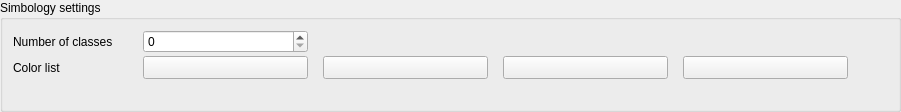
    <widget class="QgsCollapsibleGroupBox" name="mGroupBox_5">
     <property name="sizePolicy">
      <sizepolicy hsizetype="MinimumExpanding" vsizetype="Fixed">
       <horstretch>0</horstretch>
       <verstretch>0</verstretch>
      </sizepolicy>
     </property>
     <property name="minimumSize">
      <size>
       <width>0</width>
       <height>0</height>
      </size>
     </property>
     <property name="maximumSize">
      <size>
       <width>16777215</width>
       <height>16777215</height>
      </size>
     </property>
     <property name="title">
      <string>Simbology settings</string>
     </property>
     <layout class="QVBoxLayout" name="verticalLayout_9">
      <property name="spacing">
       <number>5</number>
      </property>
      <property name="leftMargin">
       <number>10</number>
      </property>
      <property name="topMargin">
       <number>10</number>
      </property>
      <property name="rightMargin">
       <number>10</number>
      </property>
      <property name="bottomMargin">
       <number>10</number>
      </property>
      <item>
       <layout class="QVBoxLayout" name="verticalLayout_10">
        <property name="spacing">
         <number>3</number>
        </property>
        <item>
         <layout class="QHBoxLayout" name="horizontalLayout_21">
          <property name="spacing">
           <number>0</number>
          </property>
          <item>
           <widget class="QLabel" name="binsLabel_2">
            <property name="minimumSize">
             <size>
              <width>100</width>
              <height>0</height>
             </size>
            </property>
            <property name="styleSheet">
             <string notr="true">font: 8pt &quot;MS Shell Dlg 2&quot;;</string>
            </property>
            <property name="text">
             <string>Number of classes</string>
            </property>
           </widget>
          </item>
          <item>
           <spacer name="horizontalSpacer_33">
            <property name="orientation">
             <enum>Qt::Horizontal</enum>
            </property>
            <property name="sizeType">
             <enum>QSizePolicy::Fixed</enum>
            </property>
            <property name="sizeHint" stdset="0">
             <size>
              <width>30</width>
              <height>20</height>
             </size>
            </property>
           </spacer>
          </item>
          <item>
           <widget class="QSpinBox" name="classesSpinBox">
            <property name="minimumSize">
             <size>
              <width>165</width>
              <height>18</height>
             </size>
            </property>
           </widget>
          </item>
          <item>
           <spacer name="horizontalSpacer_34">
            <property name="orientation">
             <enum>Qt::Horizontal</enum>
            </property>
            <property name="sizeHint" stdset="0">
             <size>
              <width>40</width>
              <height>20</height>
             </size>
            </property>
           </spacer>
          </item>
         </layout>
        </item>
        <item>
         <layout class="QHBoxLayout" name="horizontalLayout_22">
          <property name="spacing">
           <number>0</number>
          </property>
          <item>
           <widget class="QLabel" name="colorLabel_2">
            <property name="minimumSize">
             <size>
              <width>100</width>
              <height>0</height>
             </size>
            </property>
            <property name="styleSheet">
             <string notr="true">font: 8pt &quot;MS Shell Dlg 2&quot;;</string>
            </property>
            <property name="text">
             <string>Color list</string>
            </property>
           </widget>
          </item>
          <item>
           <spacer name="horizontalSpacer_35">
            <property name="orientation">
             <enum>Qt::Horizontal</enum>
            </property>
            <property name="sizeType">
             <enum>QSizePolicy::Fixed</enum>
            </property>
            <property name="sizeHint" stdset="0">
             <size>
              <width>30</width>
              <height>20</height>
             </size>
            </property>
           </spacer>
          </item>
          <item>
           <widget class="QgsColorButton" name="firstColorButton">
            <property name="minimumSize">
             <size>
              <width>165</width>
              <height>18</height>
             </size>
            </property>
           </widget>
          </item>
          <item>
           <spacer name="horizontalSpacer_36">
            <property name="orientation">
             <enum>Qt::Horizontal</enum>
            </property>
            <property name="sizeType">
             <enum>QSizePolicy::Fixed</enum>
            </property>
            <property name="sizeHint" stdset="0">
             <size>
              <width>15</width>
              <height>20</height>
             </size>
            </property>
           </spacer>
          </item>
          <item>
           <widget class="QgsColorButton" name="secondColorButton">
            <property name="minimumSize">
             <size>
              <width>165</width>
              <height>18</height>
             </size>
            </property>
           </widget>
          </item>
          <item>
           <spacer name="horizontalSpacer_41">
            <property name="orientation">
             <enum>Qt::Horizontal</enum>
            </property>
            <property name="sizeType">
             <enum>QSizePolicy::Fixed</enum>
            </property>
            <property name="sizeHint" stdset="0">
             <size>
              <width>15</width>
              <height>20</height>
             </size>
            </property>
           </spacer>
          </item>
          <item>
           <widget class="QgsColorButton" name="thirdColorButton">
            <property name="minimumSize">
             <size>
              <width>165</width>
              <height>18</height>
             </size>
            </property>
           </widget>
          </item>
          <item>
           <spacer name="horizontalSpacer_42">
            <property name="orientation">
             <enum>Qt::Horizontal</enum>
            </property>
            <property name="sizeType">
             <enum>QSizePolicy::Fixed</enum>
            </property>
            <property name="sizeHint" stdset="0">
             <size>
              <width>15</width>
              <height>20</height>
             </size>
            </property>
           </spacer>
          </item>
          <item>
           <widget class="QgsColorButton" name="fourthColorButton">
            <property name="minimumSize">
             <size>
              <width>165</width>
              <height>18</height>
             </size>
            </property>
           </widget>
          </item>
          <item>
           <spacer name="horizontalSpacer_37">
            <property name="orientation">
             <enum>Qt::Horizontal</enum>
            </property>
            <property name="sizeHint" stdset="0">
             <size>
              <width>40</width>
              <height>20</height>
             </size>
            </property>
           </spacer>
          </item>
         </layout>
        </item>
        <item>
         <layout class="QHBoxLayout" name="horizontalLayout_23">
          <property name="spacing">
           <number>0</number>
          </property>
          <item>
           <spacer name="horizontalSpacer_39">
            <property name="orientation">
             <enum>Qt::Horizontal</enum>
            </property>
            <property name="sizeType">
             <enum>QSizePolicy::Fixed</enum>
            </property>
            <property name="sizeHint" stdset="0">
             <size>
              <width>15</width>
              <height>20</height>
             </size>
            </property>
           </spacer>
          </item>
         </layout>
        </item>
       </layout>
      </item>
     </layout>
    </widget>
